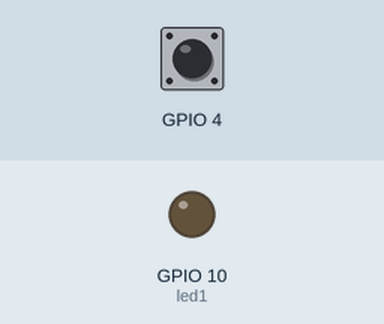
Recording of a program running on a simulated Seeed XIAO ESP32-C3. On the bench: output pins drawn as LEDs (lit = HIGH). Inputs (shaded band) come from the test bench; at power-on: GPIO 4 HIGH.

Above: at 1.2 s.
1.3 s: GPIO 4 pulsed LOW 2 times (0.12 s each, 0.3 s apart)
At 2.0 s:
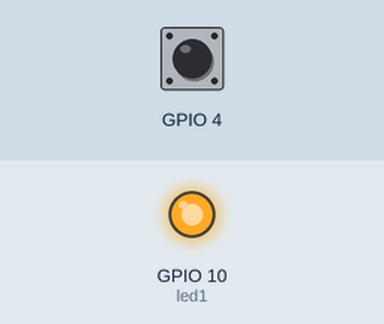
3.4 s: GPIO 4 pulled LOW for 0.15 s
At 4.6 s:
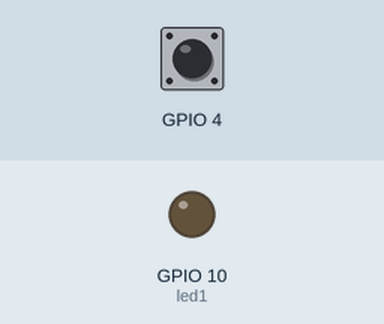
Timing chart, 0 to 6.4 s (numbered marks = the images above; inputs shaded):
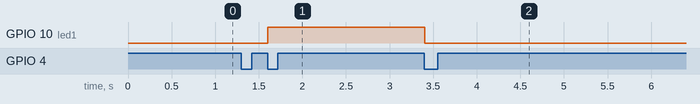

The program:

main.cpp
```cpp
/*
        _          _ ______ _____ _____
       (_)        | |  ____|  __ \_   _|
  _ __  ___  _____| | |__  | |  | || |
 | '_ \| \ \/ / _ \ |  __| | |  | || |
 | |_) | |>  <  __/ | |____| |__| || |_
 | .__/|_/_/\_\___|_|______|_____/_____|
 | |
 |_|

https://links.pixeledi.eu
FreeRTOS Queues | 01.2025

*/
#include "button.h"
#include <Arduino.h>

Button btn1 = D2;
const byte led1 = D10;
static QueueHandle_t queue;

static void debounceButton(void *argp) {
  bool event;
  while (1) {
    switch (btn1.checkBTN()) {
    case 1:
      event = true;
      break;
    case 2:
      event = false;
      break;
    }
    xQueueSendToBack(queue, &event, 0);
  }
}
static void led_task(void *argp) {
  BaseType_t queueStatus;
  bool event, led = false;
  while (1) {
    queueStatus = xQueueReceive(queue, &event, portMAX_DELAY);
    assert(queueStatus == pdPASS);
    if (event) {
      digitalWrite(led1, HIGH);
    } else if (!event) {
      digitalWrite(led1, LOW);
    }
  }
}
void setup() {
  int cpucore = xPortGetCoreID();
  TaskHandle_t h;
  BaseType_t taskStatus;
  pinMode(led1, OUTPUT);
  queue = xQueueCreate(1, sizeof(bool));
  assert(queue);
  taskStatus = xTaskCreatePinnedToCore(debounceButton, "debounce", 2048,
                                       nullptr, 1, &h, cpucore);
  assert(taskStatus == pdPASS);
  assert(h);
  taskStatus =
      xTaskCreatePinnedToCore(led_task, "led", 2048, nullptr, 1, &h, cpucore);
  assert(taskStatus == pdPASS);
  assert(h);
}
void loop() {
  // weg damit
  vTaskDelete(nullptr);
}
```

button.cpp
```cpp
#include "button.h"
#include <Arduino.h>

Button::Button(int pin)
{
    btnPin = pin;
    state = LOW;
    pinMode(btnPin, INPUT_PULLUP);
}

void Button::start()
{
}

int Button::checkBTN()
{

    // return 0 = nothing to do
    // return 1 = short klick
    // return 2 = long klick
    result = 0;

    int prevState = state;
    state = digitalRead(btnPin);

    if (prevState == LOW && state == HIGH)
    {
        buttonclickedMS = millis();
        result = 0;
    }
    else if (prevState == HIGH && state == LOW)
    {
        // here comes the logic

        if (millis() - buttonclickedMS < 50)
        {
            // debounce area - nothing to do
            result = 0;
        }
        else if (millis() - buttonclickedMS > 50 && millis() - buttonclickedMS < 1000)
        {
            // Serial.println("short click");
            result = 1;
        }
        else if (millis() - buttonclickedMS >=
         1000)
        {
            // Serial.println("long click");
            result = 2;
        }

    }

    return result;
}
```

button.h
```cpp
#ifndef Button_h
#define Button_h

#include <Arduino.h>

class Button
{
protected:
    int btnPin;
    int state;
    int result;
    unsigned long buttonclickedMS;
    unsigned long buttonDownMS;

public:
    Button(int pin);
    void start();
    int checkBTN();
    bool isPressed();
};

#endif
```

Measured:
- after the input at 1.3 s, GPIO 10 (led1): LOW → HIGH after 0.30 s
- after the input at 3.4 s, GPIO 10 (led1): HIGH → LOW at once
